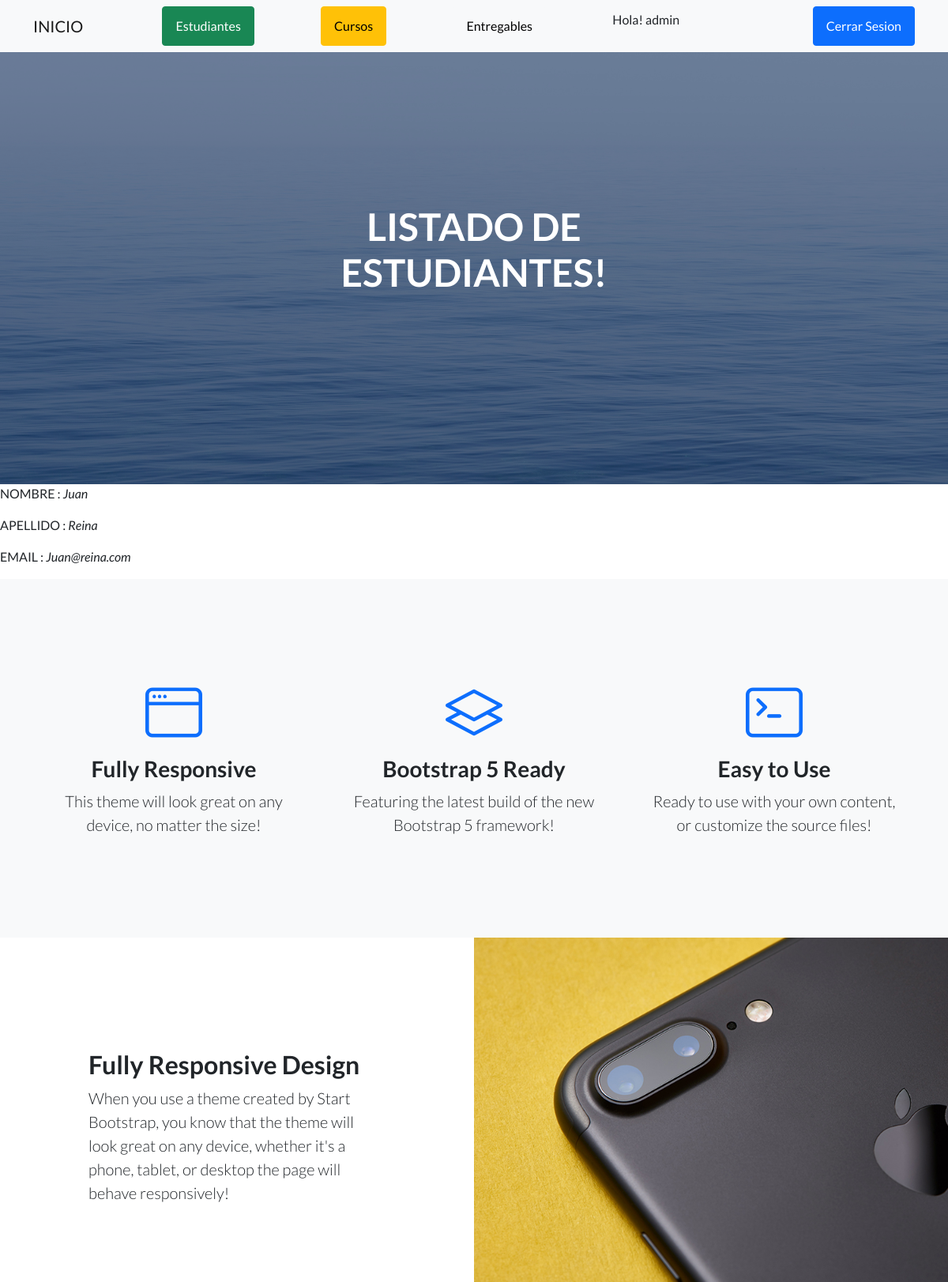
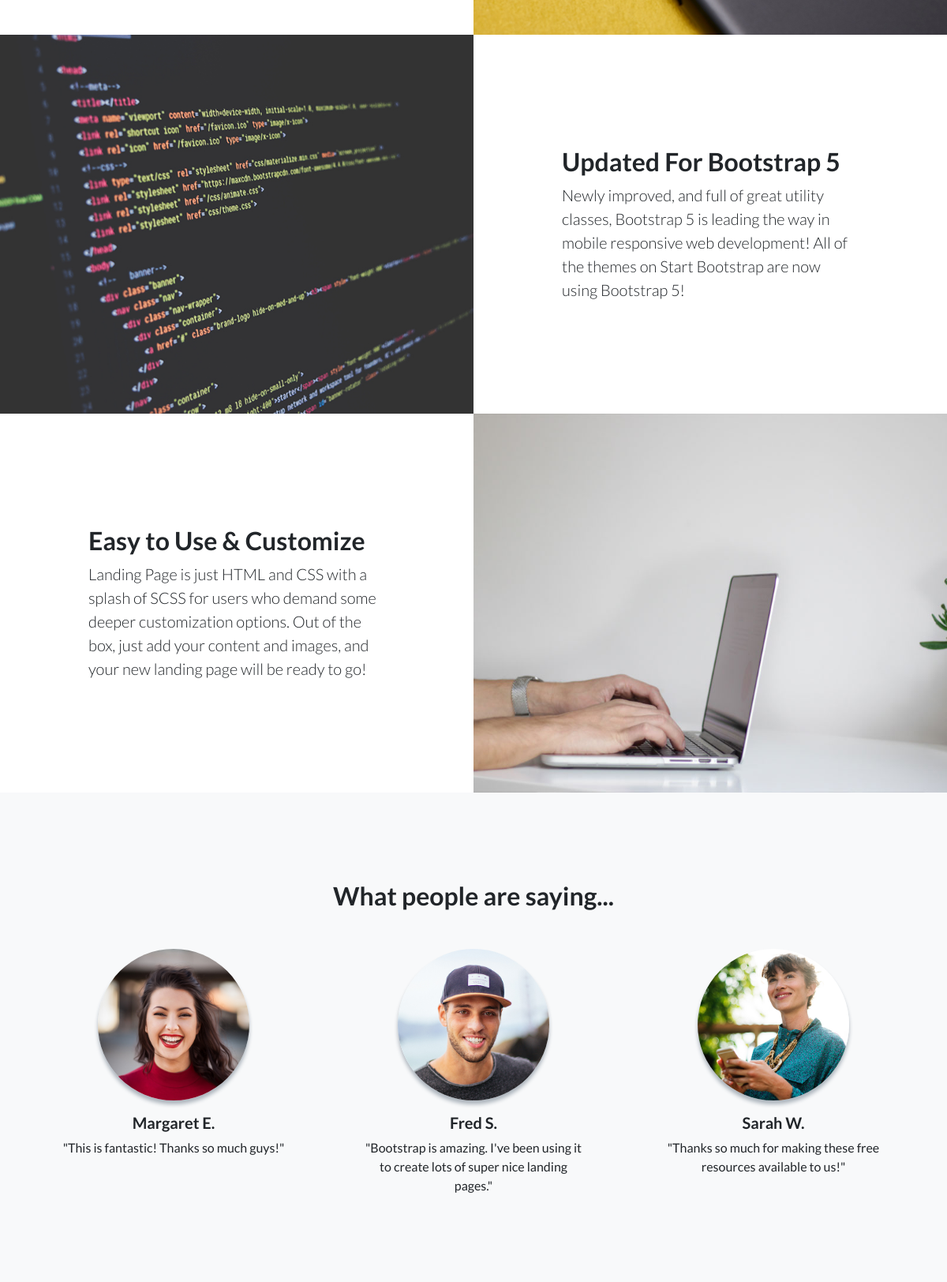
Page /AppCoder/estudiante/2 (signed in, upper part) on the committed database (2 pictures, top to bottom).
### AppCoder/models.py (models this page shows, shortened)
class Estudiante(models.Model):
    nombre= models.CharField(max_length=50)
    apellido= models.CharField(max_length=50)
    email= models.EmailField()

### AppCoder/views.py (the view)
# urls.py: path('estudiante/<pk>', EstudianteDetalle.as_view(), name='estudiante_detalle'),
class EstudianteDetalle(LoginRequiredMixin, DetailView):
    model=Estudiante
    template_name="Appcoder/estudiante_detalle.html"

### AppCoder/templates/AppCoder/estudiante_detalle.html (shortened to what this page needs)
{% extends "AppCoder/padre.html" %}
{% load static %}
{% block titulo_de_pagina %}
<h1 class="mb-5">LISTADO DE ESTUDIANTES!</h1>
{% endblock %}
{% block contenido_que_cambia %}
<p>NOMBRE : <i>{{estudiante.nombre}}</i></p>
<p>APELLIDO : <i>{{estudiante.apellido}}</i></p>
<p>EMAIL : <i>{{estudiante.email}}</i></p>
{% endblock %}

### AppCoder/templates/AppCoder/padre.html (shortened to what this page needs)
<!DOCTYPE html>
<html lang="en">
    <head>
        {% load static %}
        <link href="https://cdn.jsdelivr.net/npm/bootstrap-icons@1.5.0/font/bootstrap-icons.css" rel="stylesheet" type="text/css" />
        <link href="{% static 'AppCoder/css/styles.css' %}" rel="stylesheet" />
    </head>
    <body>
        <nav class="navbar navbar-light bg-light static-top">
            <div class="container">
                <a class="navbar-brand" href="{% url 'inicio' %}">INICIO</a>
                <a class="btn btn-success" href="{% url 'estudiantes' %}">Estudiantes</a>
                <a class="btn btn-warning" href="{% url 'cursos' %}">Cursos</a>
                <a class="btn btn-light" href="{% url 'entregables' %}">Entregables</a>
                {% if not request.user.is_authenticated %}
                <a class="btn btn-primary" href="{% url 'login' %}">Inicia Sesion!</a>
                <a class="btn btn-primary" href="{% url 'register' %}">Registrate!</a>
                {% else %}
                <p>Hola! {{ user.username }}</p>
                <a class="btn btn-primary" href="{% url 'logout' %}">Cerrar Sesion</a>
                {% endif %}
            </div>
        </nav>
        <header class="masthead">
            <div class="container position-relative">
                <div class="row justify-content-center">
                    <div class="col-xl-6">
                        <div class="text-center text-white">
                            {% block titulo_de_pagina %}  {% endblock %}
                        </div>
                    </div>
                </div>
            </div>
        </header>
        <div>
        {% block contenido_que_cambia %}
        {% endblock %}
        </div>
        <section class="features-icons bg-light text-center">
            <div class="container">
                <div class="row">
                    <div class="col-lg-4">
                        <div class="features-icons-item mx-auto mb-5 mb-lg-0 mb-lg-3">
                            <div class="features-icons-icon d-flex"><i class="bi-window m-auto text-primary"></i></div>
                            <h3>Fully Responsive</h3>
                            <p class="lead mb-0">This theme will look great on any device, no matter the size!</p>
                        </div>
                    </div>
                    <div class="col-lg-4">
                        <div class="features-icons-item mx-auto mb-5 mb-lg-0 mb-lg-3">
                            <div class="features-icons-icon d-flex"><i class="bi-layers m-auto text-primary"></i></div>
                            <h3>Bootstrap 5 Ready</h3>
                            <p class="lead mb-0">Featuring the latest build of the new Bootstrap 5 framework!</p>
                        </div>
                    </div>
                    <div class="col-lg-4">
                        <div class="features-icons-item mx-auto mb-0 mb-lg-3">
                            <div class="features-icons-icon d-flex"><i class="bi-terminal m-auto text-primary"></i></div>
                            <h3>Easy to Use</h3>
                            <p class="lead mb-0">Ready to use with your own content, or customize the source files!</p>
                        </div>
                    </div>
                </div>
            </div>
        </section>
        <section class="showcase">
            <div class="container-fluid p-0">
                <div class="row g-0">
                    <div class="col-lg-6 order-lg-2 text-white showcase-img" style="background-image: url('assets/img/bg-showcase-1.jpg')"></div>
                    <div class="col-lg-6 order-lg-1 my-auto showcase-text">
                        <h2>Fully Responsive Design</h2>
                        <p class="lead mb-0">When you use a theme created by Start Bootstrap, you know that the theme will look great on any device, whether it's a phone, tablet, or desktop the page will behave responsively!</p>
                    </div>
                </div>
                <div class="row g-0">
                    <div class="col-lg-6 text-white showcase-img" style="background-image: url('assets/img/bg-showcase-2.jpg')"></div>
                    <div class="col-lg-6 my-auto showcase-text">
                        <h2>Updated For Bootstrap 5</h2>
                        <p class="lead mb-0">Newly improved, and full of great utility classes, Bootstrap 5 is leading the way in mobile responsive web development! All of the themes on Start Bootstrap are now using Bootstrap 5!</p>
                    </div>
                </div>
                <div class="row g-0">
                    <div class="col-lg-6 order-lg-2 text-white showcase-img" style="background-image: url('assets/img/bg-showcase-3.jpg')"></div>
                    <div class="col-lg-6 order-lg-1 my-auto showcase-text">
                        <h2>Easy to Use & Customize</h2>
                        <p class="lead mb-0">Landing Page is just HTML and CSS with a splash of SCSS for users who demand some deeper customization options. Out of the box, just add your content and images, and your new landing page will be ready to go!</p>
                    </div>
                </div>
            </div>
        </section>
        <section class="testimonials text-center bg-light">
            <div class="container">
                <h2 class="mb-5">What people are saying...</h2>
                <div class="row">
                    <div class="col-lg-4">
                        <div class="testimonial-item mx-auto mb-5 mb-lg-0">
                            <img class="img-fluid rounded-circle mb-3" src="assets/img/testimonials-1.jpg" alt="..." />
                            <h5>Margaret E.</h5>
                            <p class="font-weight-light mb-0">"This is fantastic! Thanks so much guys!"</p>
                        </div>
                    </div>
                    <div class="col-lg-4">
                        <div class="testimonial-item mx-auto mb-5 mb-lg-0">
                            <img class="img-fluid rounded-circle mb-3" src="assets/img/testimonials-2.jpg" alt="..." />
                            <h5>Fred S.</h5>
                            <p class="font-weight-light mb-0">"Bootstrap is amazing. I've been using it to create lots of super nice landing pages."</p>
                        </div>
                    </div>
                    <div class="col-lg-4">
                        <div class="testimonial-item mx-auto mb-5 mb-lg-0">
                            <img class="img-fluid rounded-circle mb-3" src="assets/img/testimonials-3.jpg" alt="..." />
                            <h5>Sarah W.</h5>
                            <p class="font-weight-light mb-0">"Thanks so much for making these free resources available to us!"</p>
                        </div>
                    </div>
                </div>
            </div>
        </section>
    </body>
</html>

### rows in the picture
Estudiante: nombre "Juan", apellido "Reina", email "Juan@reina.com"

### other values in the picture
{{ user.username }} "admin"
